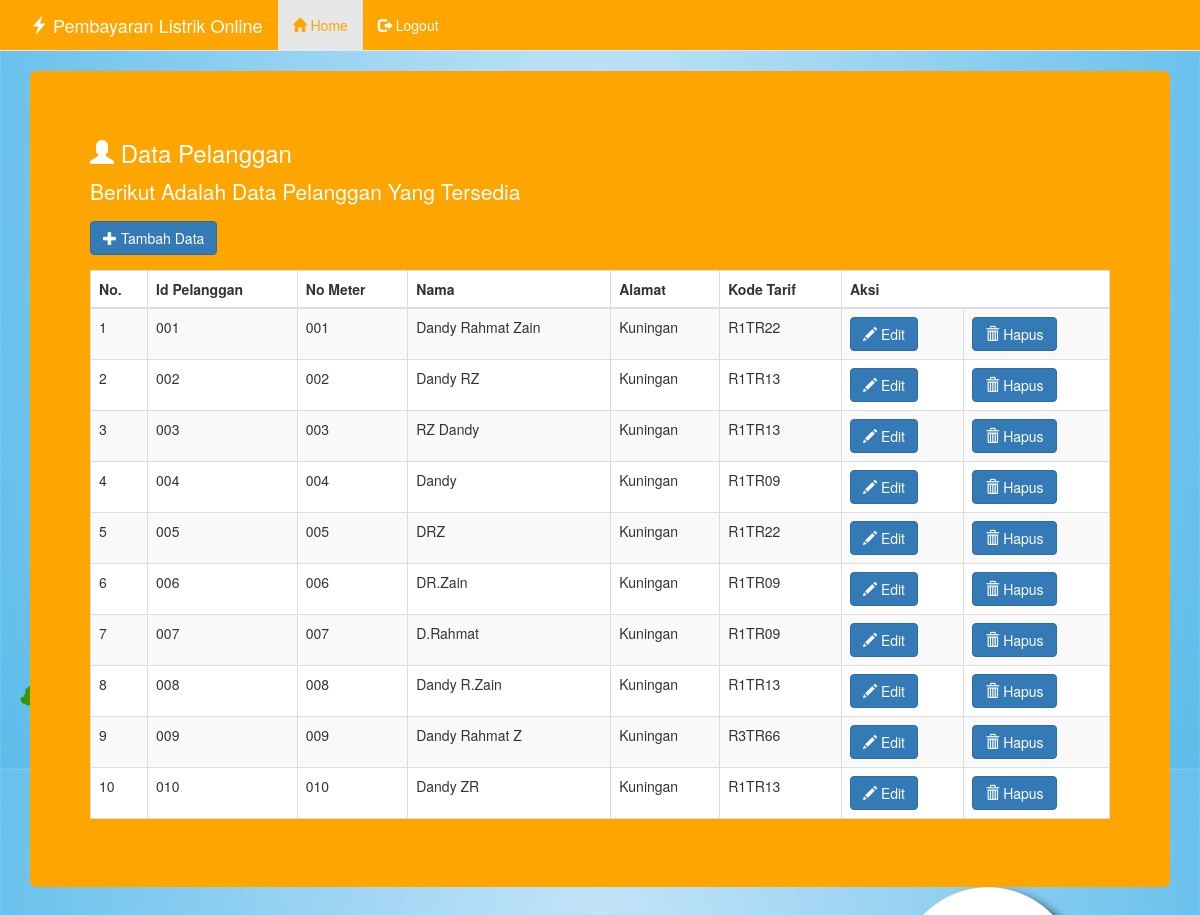
Page /index.php/pelanggan/tampil on the committed database.
### tables this page shows
CREATE TABLE `pelanggan` (
  `idpelanggan` char(11) NOT NULL,
  `nometer` char(11) NOT NULL,
  `nama` varchar(150) NOT NULL,
  `alamat` mediumtext NOT NULL,
  `kodetarif` char(6) NOT NULL
);

CREATE TABLE `tarif` (
  `kodetarif` char(6) NOT NULL,
  `daya` mediumint(9) NOT NULL,
  `tarifperkwh` float NOT NULL
);

### application/views/Home.php (called while the page is built)
<?php
  $this->load->view('menu_main');
?>

### application/controllers/Pelanggan.php (called while the page is built, shortened)
<?php
Class Pelanggan extends CI_controller{
	public function __construct(){
		$this->load->model('M_pelanggan');
		$this->load->model('M_tarif');
	}
	function tampil(){
		$data['daftar_pelanggan']=$this->M_pelanggan->tampil_data();
		$data['page']='pelanggan/tampil';
		$this->load->view('Home',$data);
	}
}
?>

### index.php (called while the page is built, shortened)
<?php
require_once BASEPATH.'core/CodeIgniter.php';

### application/models/M_pelanggan.php (called while the page is built, shortened)
<?php
class M_pelanggan extends CI_model{
	var $pelanggan='pelanggan';
	function tampil_data(){
		$this->db->select('*');
		$this->db->join('tarif', 'pelanggan.kodetarif=tarif.kodetarif');
		$sql_pelanggan=$this->db->get($this->pelanggan);
		if($sql_pelanggan->num_rows()>0){
			return $sql_pelanggan->result_array();
		}
	}
}
?>

### application/views/pelanggan/tampil.php (the view, shortened to what this page needs)
<h3 style="color: white"><span class="glyphicon glyphicon-user"></span> Data Pelanggan</h3>
<p style="color: white">Berikut Adalah Data Pelanggan Yang Tersedia</p>
<a class="btn btn-primary" href="<?php echo base_url();?>index.php/pelanggan/tambah"><span class="glyphicon glyphicon-plus"></span> Tambah Data</a>
<div class="table-responsive">
<table style="background-color: white" class="table table-bordered table table-striped">
	<thead>
	<tr>
		<th>No.</th>
		<th>Id Pelanggan</th>
		<th>No Meter</th>
		<th>Nama</th>
		<th>Alamat</th>
		<th>Kode Tarif</th>
        <th colspan="2">Aksi</th>
	</tr>
	</thead>
	<?php
		if(isset($daftar_pelanggan)){
			$no=null;
			foreach($daftar_pelanggan as $baris_data){
				$no++;
				echo'
				<tr>
				<td>'.$no.'</td>
				<td>'.$baris_data['idpelanggan'].'</td>
				<td>'.$baris_data['nometer'].'</td>
				<td>'.$baris_data['nama'].'</td>
				<td>'.$baris_data['alamat'].'</td>
				<td>'.$baris_data['kodetarif'].'</td>
				<td><a class="btn btn-primary" href="'.site_url('pelanggan/edit/'.$baris_data['idpelanggan']).'"><span class="glyphicon glyphicon-pencil"></span> Edit</a>
				</td>
				<td>
					<a class="btn btn-primary" href="'.site_url('pelanggan/hapus/'.$baris_data['idpelanggan']).'"><span class="glyphicon glyphicon-trash"></span> Hapus</a>
				</td>
				</tr>
				';
			}
		}else{
			echo'Data Pelanggan Masih Kosong';
		}
	?>
</table></div>

### application/views/menu_main.php (shortened to what this page needs)
<!DOCTYPE html>
<html lang="en"><head><meta http-equiv="Content-Type" content="text/html; charset=UTF-8">
    <link rel="stylesheet" type="text/css" href="<?php echo base_url();?>bootstrap/css/bootstrap.css">
    <link rel="stylesheet" type="text/css" href="<?php echo base_url();?>bootstrap/css/bootstrap.min.css">
  </head>
  <body>
<div>
    <nav class="navbar navbar-default navbar-static-top" style="background-color: orange;">
      <div class="container">
        <div class="navbar-header">
          <a style="color: white" class="navbar-brand" href="#"><span class="glyphicon glyphicon-flash"></span> Pembayaran Listrik Online</a>
        </div>
        <div id="navbar" class="navbar-collapse collapse">
          <ul class="nav navbar-nav">
            <li class="active"><a style="color: orange" href="<?php echo base_url();?>index.php/home"><span class="glyphicon glyphicon-home"></span> Home</a></li>
            <li><a style="color: white" href="<?php echo base_url();?>index.php/user/logout"><span class="glyphicon glyphicon-log-out"></span> Logout</a></li>
          </ul>
        </div>
      </div>
    </nav>
<div class="container">
<div class="jumbotron">
<?php
        if(isset($page)){
          $this->load->view($page);
      }else{
        echo '<h1 style="color:white;" align="center">Pembayaran Listrik Online</h1>
        <p style="color:white" align="center">Selamat Datang '.$this->session->userdata('nama').',Anda Login Sebagai '.$this->session->userdata('level').'</p>';
      }
      ?>
      </div>
</div>
    </div>
</body></html>

### rows in the picture
pelanggan: idpelanggan "001", nometer "001", nama "Dandy Rahmat Zain", alamat "Kuningan", tarif.kodetarif "R1TR22"
pelanggan: idpelanggan "002", nometer "002", nama "Dandy RZ", alamat "Kuningan", tarif.kodetarif "R1TR13"
pelanggan: idpelanggan "003", nometer "003", nama "RZ Dandy", alamat "Kuningan", tarif.kodetarif "R1TR13"
pelanggan: idpelanggan "004", nometer "004", nama "Dandy", alamat "Kuningan", tarif.kodetarif "R1TR09"
pelanggan: idpelanggan "005", nometer "005", nama "DRZ", alamat "Kuningan", tarif.kodetarif "R1TR22"
pelanggan: idpelanggan "006", nometer "006", nama "DR.Zain", alamat "Kuningan", tarif.kodetarif "R1TR09"
pelanggan: idpelanggan "007", nometer "007", nama "D.Rahmat", alamat "Kuningan", tarif.kodetarif "R1TR09"
pelanggan: idpelanggan "008", nometer "008", nama "Dandy R.Zain", alamat "Kuningan", tarif.kodetarif "R1TR13"
pelanggan: idpelanggan "009", nometer "009", nama "Dandy Rahmat Z", alamat "Kuningan", tarif.kodetarif "R3TR66"
pelanggan: idpelanggan "010", nometer "010", nama "Dandy ZR", alamat "Kuningan", tarif.kodetarif "R1TR13"
